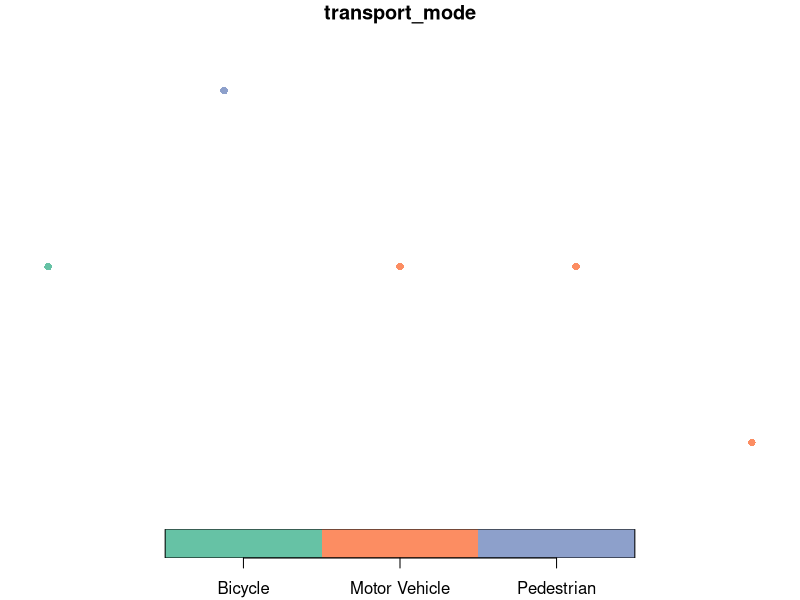
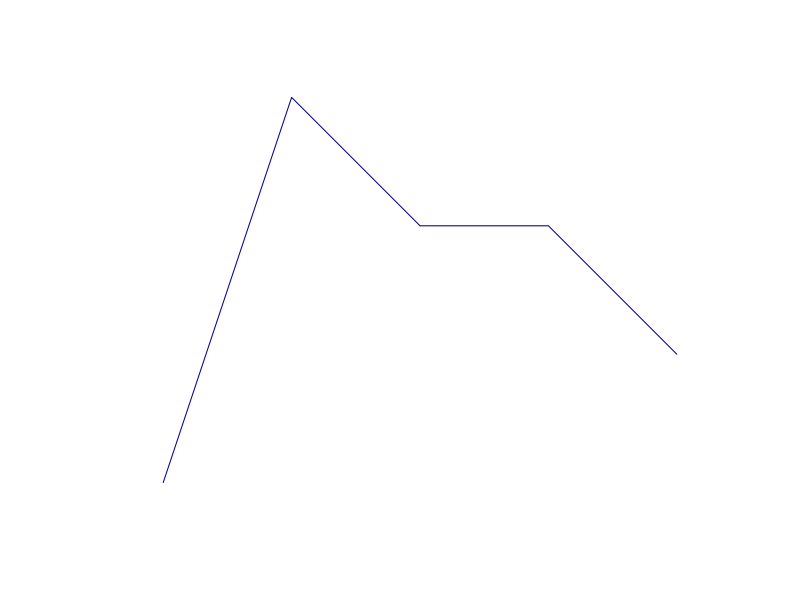
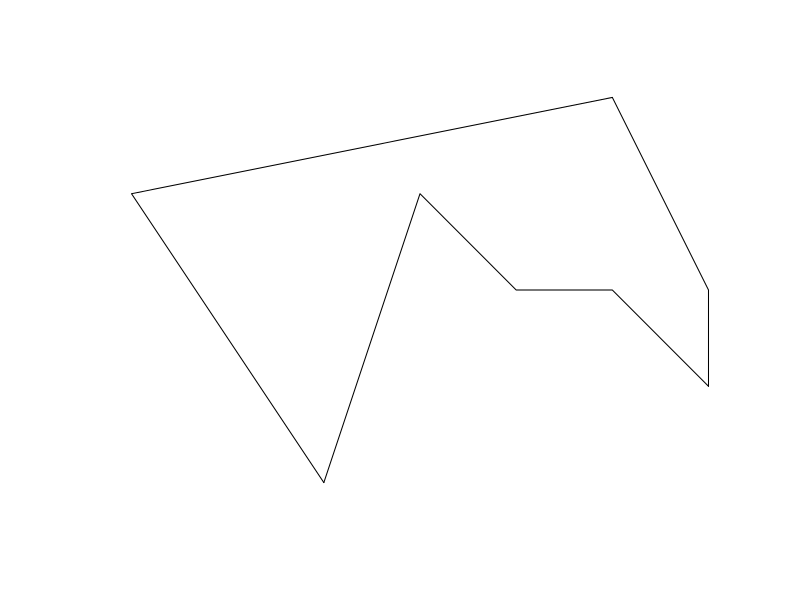
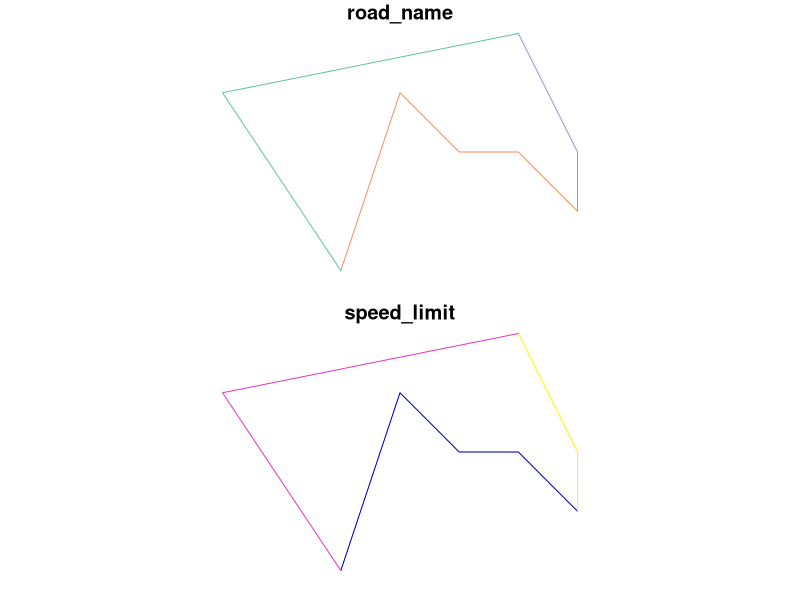
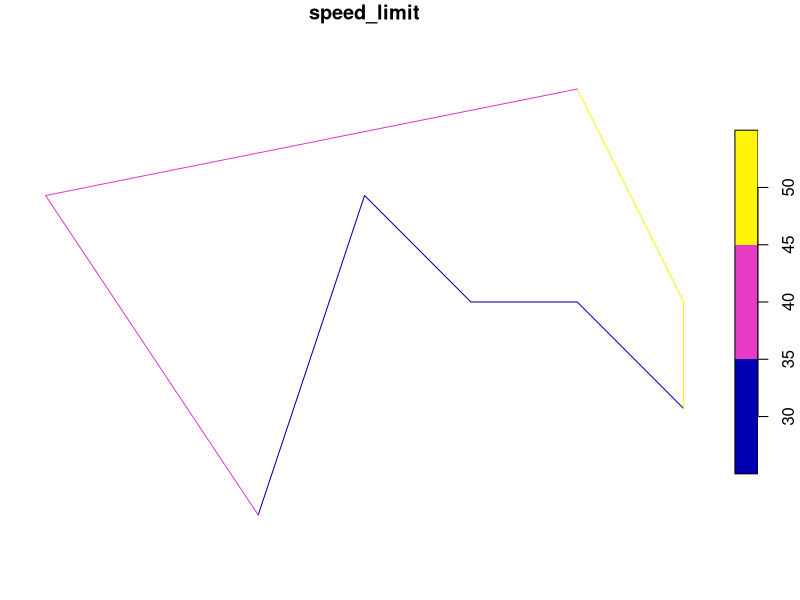
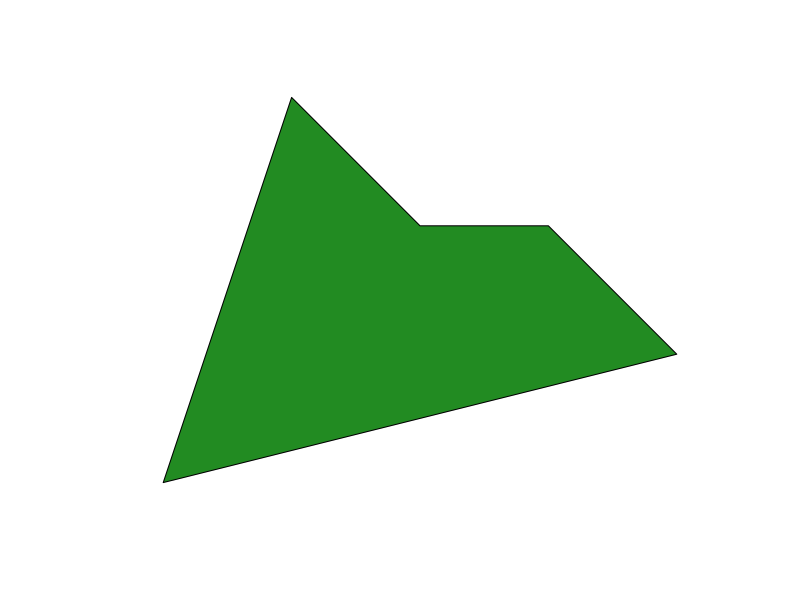
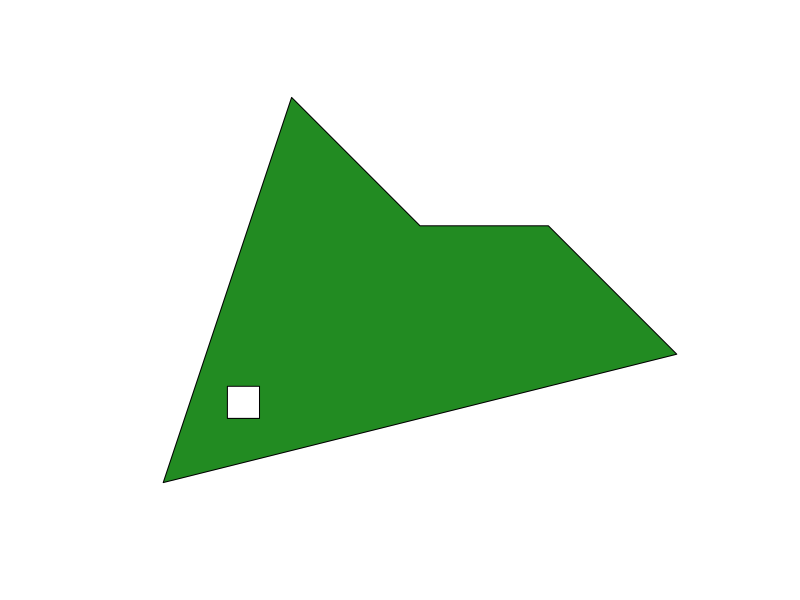
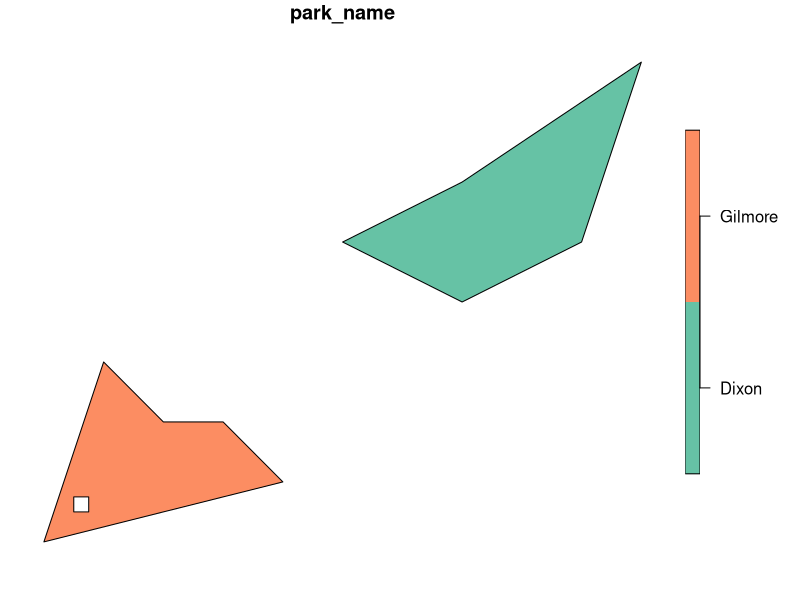

These charts were generated, in order, by the following R code:
library(sf)
a_single_point <- st_point(x = c(1,3)) # a single point with XY coordinates of 1,3 in unspecified coordinate system
a_single_point # view the content of the object

#create five sfg point objects
point1 <- st_point(x = c(1,3)) 
point2 <- st_point(x = c(2, 4))
point3 <- st_point(x = c(3, 3))
point4 <- st_point(x = c(4, 3))
point5 <- st_point(x = c(5, 2))

points <- st_sfc(point1,point2,point3,point4,point5) # create a single sfc points object

points


points_wgs <- st_sfc(point1,point2,point3,point4,point5,crs=4326) # create a single sfc points object, and define the CRS

points_wgs

plot(points_wgs,col="red",pch=16) # map the sfc object using the plot function


points_attribute_data <- data.frame(transport_mode = c("Bicycle","Pedestrian","Motor Vehicle","Motor Vehicle","Motor Vehicle"))

points_attribute_data


points_sf <- st_sf(points_attribute_data,geometry=points)

points_sf
plot(points_sf,pch=16)







a_single_line_matrix <- rbind(c(1,1), 
                              c(2, 4), 
                              c(3, 3), 
                              c(4, 3), 
                              c(5,2))# create a matrix with 

a_single_line_matrix
a_single_line <-  st_linestring(a_single_line_matrix)
a_single_line
plot(a_single_line,col="darkblue")



line1 <- st_linestring(rbind(c(1,1), 
                             c(2,4), 
                             c(3,3), 
                             c(4,3), 
                             c(5,2)))

line2 <- st_linestring(rbind(c(5,2), 
                             c(5,3), 
                             c(4,5)))

line3 <- st_linestring(rbind(c(4,5), 
                             c(-1,4), 
                             c(1,1)))

lines <- st_sfc(line1,line2,line3,crs=4326)

lines
plot(lines)




line_attribute_data <- data.frame(road_name = c("Vinmore Avenue","Williams Road","Empress Avenue"), 
                                  speed_limit = c(30,50,40))

line_attribute_data
lines_sf <- st_sf(line_attribute_data,geometry=lines)

lines_sf


plot(lines_sf)
plot(lines_sf[2])






# Polyone


a_polygon_vertices_matrix <- rbind(c(1,1), c(2, 4), c(3, 3), c(4, 3), c(5,2),c(1,1))
a_polygon_list = list(a_polygon_vertices_matrix)
a_polygon_list

a_polygon <-  st_polygon(a_polygon_list)

plot(a_polygon,col="forestgreen")



lake_vertices_matrix <- rbind(c(1.5, 1.5),c(1.5,1.75),c(1.75,1.75),c(1.75,1.5),c(1.5,1.5))
lake_vertices_matrix
a_single_polygon_with_a_hole_list = list(a_polygon_vertices_matrix,lake_vertices_matrix)
a_single_polygon_with_a_hole_list


a_single_polygon_with_a_hole <-  st_polygon(a_single_polygon_with_a_hole_list)

plot(a_single_polygon_with_a_hole,col="forestgreen")



park1 <- a_single_polygon_with_a_hole
park2 <- st_polygon(list(
  rbind(
    c(6,6),c(8,7),c(11,9), c(10,6),c(8,5),c(6,6)
  )
))

park_attributes <- data.frame(park_name = c("Gilmore","Dixon"))

parks_sf <- st_sf(park_attributes, geometry = st_sfc(park1,park2,crs=4326))

plot(parks_sf)
